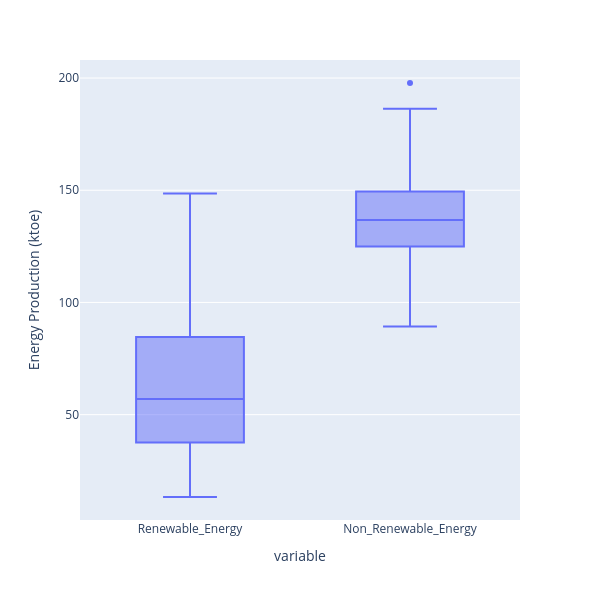

The notebook cell saved with this chart:
### Markdown cell above
### 1.3.1 Outlier Checking and Handling

### Code cell
# Plot boxplot to identify outliers
fig = px.box(ie_power_production_df[['Renewable_Energy', 'Non_Renewable_Energy']])

# Set graph size and update y-axis title
fig.update_layout(height=600, 
                  width=600, 
                  yaxis_title='Energy Production (ktoe)')
# Show graph
#fig.write_image("./assests/boxplots.png")
fig.show()

### Figure 1 — Plotly figure (JSON) as saved in the notebook; plotly's stock layout.template omitted (floating-point values rounded to 4 significant figures; data arrays with more than 128 entries replaced by an {"elided": "..."} marker saying what was removed)
{"data": [{"alignmentgroup": "True", "hovertemplate": "variable=%{x}<br>value=%{y}<extra></extra>", "legendgroup": "", "marker": {"color": "#636efa"}, "name": "", "notched": false, "offsetgroup": "", "orientation": "v", "showlegend": false, "type": "box", "x": {"elided": "360 str values"}, "x0": " ", "xaxis": "x", "y": {"elided": "360 float values"}, "y0": " ", "yaxis": "y"}], "layout": {"boxmode": "group", "height": 600, "legend": {"tracegroupgap": 0}, "margin": {"t": 60}, "width": 600, "xaxis": {"anchor": "y", "domain": [0, 1], "title": {"text": "variable"}}, "yaxis": {"anchor": "x", "domain": [0, 1], "title": {"text": "Energy Production (ktoe)"}}}}
